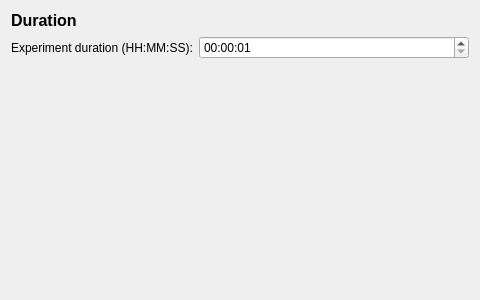
<?xml version="1.0" encoding="UTF-8"?>
<ui version="4.0">
 <class>DurationElementEditor</class>
 <widget class="QWidget" name="DurationElementEditor">
  <property name="geometry">
   <rect>
    <x>0</x>
    <y>0</y>
    <width>480</width>
    <height>300</height>
   </rect>
  </property>
  <property name="minimumSize">
   <size>
    <width>480</width>
    <height>0</height>
   </size>
  </property>
  <property name="windowTitle">
   <string>Form</string>
  </property>
  <layout class="QFormLayout" name="formLayout">
   <item row="1" column="0">
    <widget class="QLabel" name="label">
     <property name="text">
      <string>Experiment duration (HH:MM:SS):</string>
     </property>
    </widget>
   </item>
   <item row="0" column="0">
    <widget class="QLabel" name="label_2">
     <property name="font">
      <font>
       <pointsize>12</pointsize>
       <bold>true</bold>
      </font>
     </property>
     <property name="text">
      <string>Duration</string>
     </property>
    </widget>
   </item>
   <item row="1" column="1">
    <widget class="QTimeEdit" name="timeEdit">
     <property name="minimumTime">
      <time>
       <hour>0</hour>
       <minute>0</minute>
       <second>1</second>
      </time>
     </property>
     <property name="currentSection">
      <enum>QDateTimeEdit::HourSection</enum>
     </property>
     <property name="displayFormat">
      <string>HH:mm:ss</string>
     </property>
    </widget>
   </item>
  </layout>
 </widget>
 <resources/>
 <connections/>
</ui>
